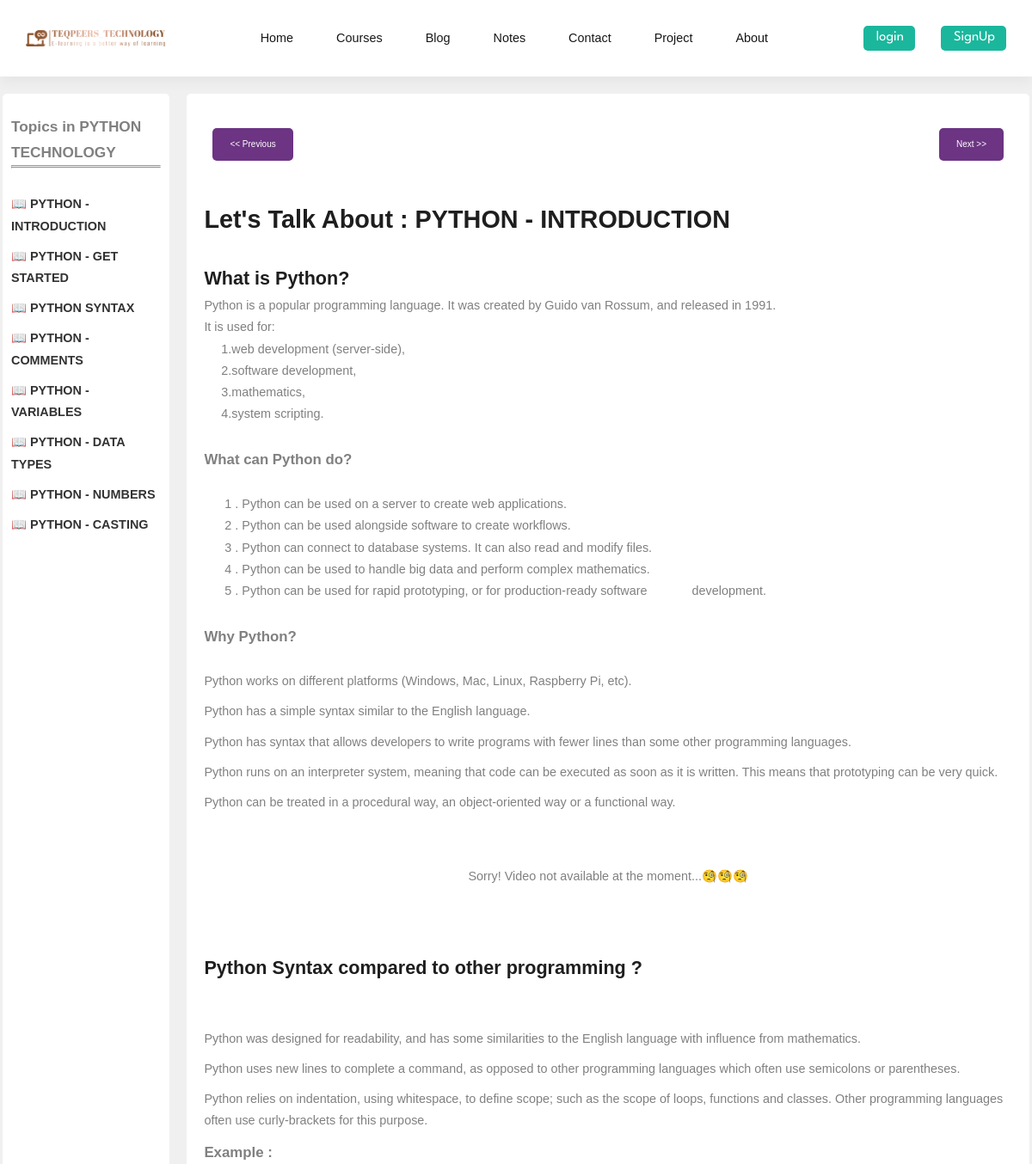
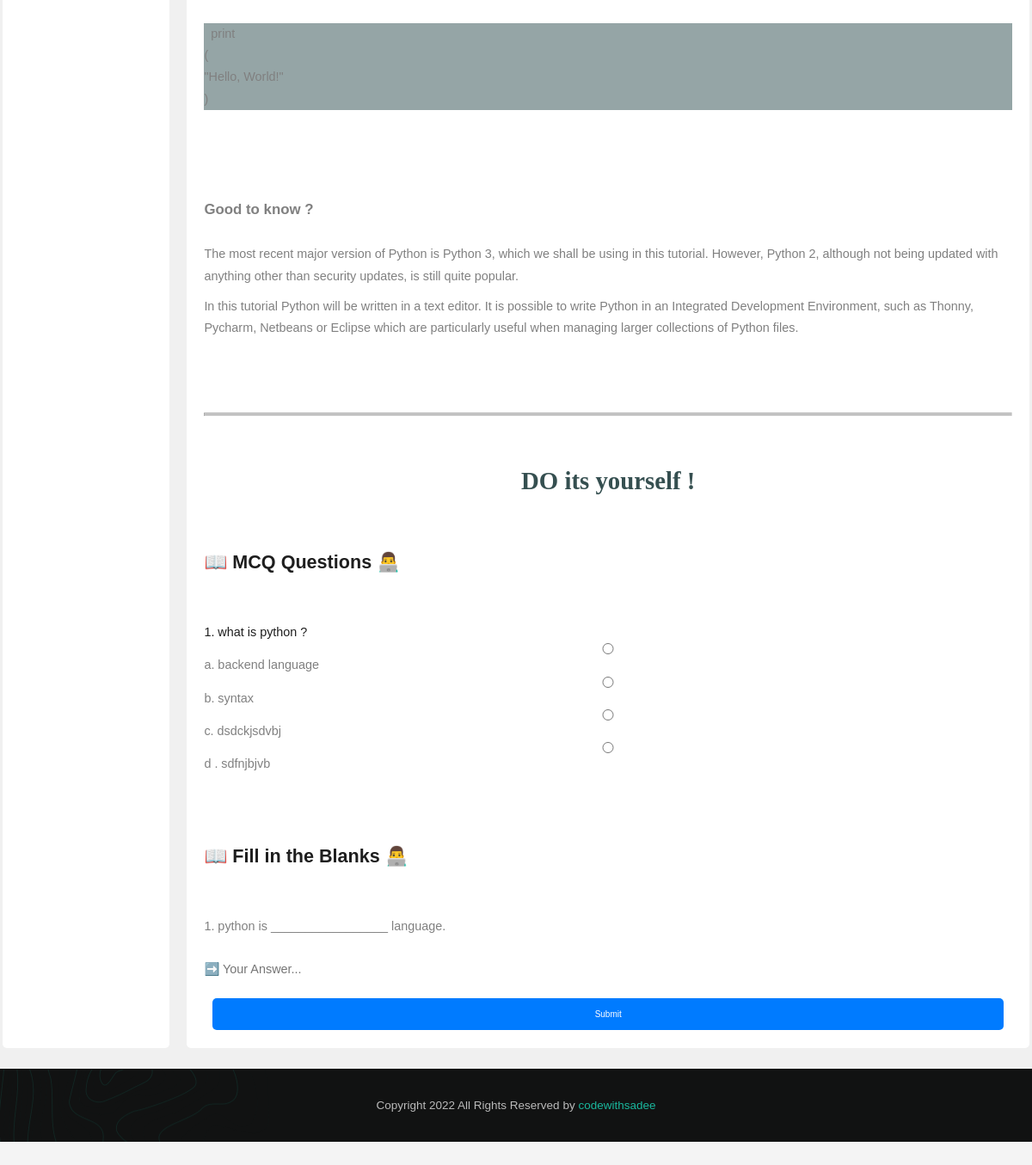
The app's page /course/card/3/ with its own data (2 pictures, top to bottom).
### Course_app/models.py (models this page shows, shortened)
class Card_list(models.Model):
    cad_id =models.AutoField(primary_key=True)
    User =models.ForeignKey(User, on_delete=models.CASCADE,null=False)
    title = models.CharField(max_length=200)  # Title of the card
    image = models.ImageField(upload_to='card_images/', blank=True, null=True)  # Optional image for card

class Topic(models.Model):
    top_id =models.AutoField(primary_key=True)
    Chapter_title= models.CharField(max_length=200)
    card_list = models.ForeignKey(Card_list, related_name='topics', on_delete=models.CASCADE)  # Foreignkey to Card

class TopicDetail(models.Model):
    top_detail_id =models.AutoField(primary_key=True)
    topic = models.OneToOneField(Topic, related_name='detail', on_delete=models.CASCADE)  # One-to-One relationship with Topic
    content = models.TextField(blank=True, null=True)
    url = models.URLField(default="",max_length=250,blank=True, null=True)
    image = models.ImageField(upload_to='card_images/', blank=True, null=True)
    t1 =models.CharField(max_length=50,blank=True, null=True)
    content_t1 = models.TextField(blank=True, null=True)
    code_t1 = models.TextField(blank=True, null=True)

class MCQ(models.Model):
    question = models.CharField(max_length=300)
    option_1 = models.CharField(max_length=100)
    option_2 = models.CharField(max_length=100)
    option_3 = models.CharField(max_length=100)
    option_4 = models.CharField(max_length=100)
    correct_option = models.CharField(max_length=100)  # Store the correct answer
    topic_detail = models.ForeignKey(TopicDetail, related_name='mcqs', on_delete=models.CASCADE)

class FillInTheBlank(models.Model):
    question = models.CharField(max_length=300)  # Question with a blank
    answer = models.CharField(max_length=100)  # Correct answer
    topic_detail = models.ForeignKey(TopicDetail, related_name='fill_blanks', on_delete=models.CASCADE)

### Course_app/views.py (the view, shortened to what this page needs)
# urls.py: path('card/<int:card_id>/', views.topic_detail_view, name='topic_list'),  # URL for topics of a card
def topic_detail_view(request, card_id, topic_id=None):
    card = get_object_or_404(Card_list, pk=card_id)
    topics = Topic.objects.filter(card_list=card)
    selected_topic = get_object_or_404(Topic, pk=topic_id) if topic_id else topics.first()
    topic_detail = selected_topic.detail
    mcqs = MCQ.objects.filter(topic_detail=topic_detail)
    fill_blanks = FillInTheBlank.objects.filter(topic_detail=topic_detail)
    return render(request, 'Courses/Course_detail_page.html', {
        'card': card,
        'topics': topics,
        'selected_topic': selected_topic,
        'mcqs': mcqs,
        'fill_blanks': fill_blanks,
    })

### Templates/Courses/Course_detail_page.html (shortened to what this page needs)
{% extends 'base.html' %}
{% block body %}
{% load static %}
<main_sidebar>
    <div id="container">
        <div id="sidebar">
            <h2>Topics in {{ card.title }} </h2>
            <hr>
            <hr>
            <ul>
                {% for topic in topics %}
                <li>
                    <a href="{% url 'topic_detail' card_id=card.cad_id topic_id=topic.top_id %}">📖
                        {{topic.Chapter_title }}</a>
                </li>
                {% empty %}
                <li>No topics available for this course.</li>
                {% endfor %}
            </ul>
        </div>
        <div id="content">
            <button id="button" style="float: right;">Next >></button>
            <button id="button" style="float: left;">
                << Previous</button>
                    <br>
                    <br>
                    <br>
                    <br>
                    <h1> Let's Talk About : {{ selected_topic.Chapter_title }}</h1><br>
                    <p>{{ selected_topic.detail.content |safe }}</p><br>
                    {% if video_url %}
                    <div class="video_container">
                        <div class="media-container">
                            <div class="media-center">
                                <iframe width="560" height="315"
                                    src="https://www.youtube.com/embed/qARXCXvQXKY?si=GidNleiBiOhUKkUW"
                                    title="YouTube video player" frameborder="0"
                                    allow="accelerometer; autoplay; clipboard-write; encrypted-media; gyroscope; picture-in-picture; web-share"
 allowfullscreen></iframe>
                            </div>
                        </div>
                    </div><br><br><br>
                    {% else %}
                    <p style="text-align: center;">Sorry! Video not available at the moment...🧐🧐🧐</p>
                    {% endif %} <br><br>
                    <br>
                    <h2> {{ selected_topic.detail.t1 }}</h2><br><br>
                    <p>{{ selected_topic.detail.content_t1 |safe }}</p><br><br>
                    <p>{{ selected_topic.detail.code_t1 |safe }}</p><br><hr><hr> <br><br>
                    <div class="Assesments">
                       <h1 style="text-align: center;color: #354f50;font-family: Cambria, Cochin, Georgia, Times, 'Times New Roman', serif;">DO its yourself ! </h1>
                   </div><br><br>
                          <form method="POST">
                              <h2> 📖  MCQ Questions 👨‍💻 </h2><br><br>
                              {% for mcq in mcqs %}
                              <p style="color: rgb(30, 30, 30);">{{ mcq.question |safe }}</p>
                              <label><input type="radio" name="mcq_{{ mcq.id }}" value="{{ mcq.option_1 }}"> {{ mcq.option_1 |safe}}</label><br>
                              <label><input type="radio" name="mcq_{{ mcq.id }}" value="{{ mcq.option_2 }}"> {{ mcq.option_2 |safe}}</label><br>
                              <label><input type="radio" name="mcq_{{ mcq.id }}" value="{{ mcq.option_3 }}"> {{ mcq.option_3 |safe}}</label><br>
                              <label><input type="radio" name="mcq_{{ mcq.id }}" value="{{ mcq.option_4 }}"> {{ mcq.option_4 |safe}}</label><br>
                              {% endfor %} <br><br><br>
                              <h2> 📖 Fill in the Blanks 👨‍💻</h2> <br><br>
                              {% for fb in fill_blanks %}
                              <p>{{ fb.question |safe}}</p><br>
                              <input type="text" name="fill_{{ fb.id }}" placeholder="➡️ Your Answer..." autocomplete="False">
                              {% endfor %}
                              <div class="button-container">
                                <button type="submit">Submit</button>
                            </div>
                          </form>
        </div>
    </div>
</main_sidebar>
{% endblock %}

### Templates/base.html (shortened to what this page needs)
<!DOCTYPE html>
<html lang="en">
{% load static %}
<head>
    <link rel="stylesheet" href="{% static 'Css_file/style.css' %}"/>
    <link rel="stylesheet" href="{% static 'Css_file/testomonial.css' %}">
    <link rel="stylesheet" href="{% static 'Css_file/message.css' %}">
</head>
<body id="top">
    <header class="header" data-header>
        <div class="container">
            <a href="#" class="logo">
                <img src="{% static 'Team_leader/logo-background.png' %}" width="162" height="50" alt="Teqpeers technology logo"> </a>
            <nav class="navbar" data-navbar>
                <ul class="navbar-list">
                    <li class="navbar-item">
                        <a href="/" class="navbar-link" data-nav-link>Home</a>
                    </li>
                    <li class="navbar-item">
                        <a href="/course/" class="navbar-link" data-nav-link>Courses</a>
                    </li>
                    <li class="navbar-item">
                        <a href="/blogs/" class="navbar-link" data-nav-link>Blog</a>
                    </li>
                    <li class="navbar-item">
                        <a href="/course-items/notes/" class="navbar-link" data-nav-link>Notes</a>
                    </li>
                    <li class="navbar-item">
                        <a href="/Contact/" class="navbar-link" data-nav-link>Contact</a>
                    </li>
                    <li class="navbar-item">
                        <a href="/course-items/project/" class="navbar-link" data-nav-link>Project</a>
                    </li>
                    <li class="navbar-item">
                        <a href="/about/" class="navbar-link" data-nav-link>About</a>
                    </li>
                </ul>
            </nav>
            <div class="header-actions">
                {% if user.is_authenticated %}
                <a href="/user/logout/" class="btn has-before">
                    <span class="span">logout</span>
                </a>
                {% else %}
                <a href="/user/login/" class="btn has-before">
                    <span class="span">login</span>
                </a>
                <a href="/user/signup/" class="btn has-before">
                    <span class="span">SignUp</span>
                </a>
                {% endif %}
            </div>
        </div>
    </header>
    {% block body %}
    {% endblock body %}
    <footer class="footer" style="background-image: url('{% static 'Images_folder/footer-bg.png' %}')">
        <div class="footer-bottom">
            <div class="container">
                <p class="copyright">
                    Copyright 2022 All Rights Reserved by <a href="#" class="copyright-link">codewithsadee</a>
                </p>
            </div>
        </div>
    </footer>
</body>
</html>

### Static/Css_file/testomonial.css (style rules this page uses)
* { margin: 0; padding: 0; box-sizing: border-box; }
body { font-family: Arial, sans-serif; background-color: #f4f4f4; }

### Templates/Courses/Course_detail_page.html (style rules this page uses)
main_sidebar { font-family: sans-serif; margin: 0; padding: 0; display: flex; background-color: #f0f0f0; }
#container { display: flex; width: 100%; margin: 106px 0 21px 0px; padding: 3px; }
#sidebar h2 { margin-top: 13px; font-size: larger; }
#sidebar ul { list-style: none; padding-top: 29px; }
#sidebar li { margin-bottom: 10px; }
#sidebar a { text-decoration: none; color: #333; font-weight: bold; }
#content { background-color: #fff; padding: 40px; flex-grow: 1; border-radius: 5px; }
#content h1, #content h2 { margin-top: 0; color: #1e1e1e; }
#content li { margin-bottom: 10px; }
#button { display: inline-block; background-color: #6c3483; color: #fff; padding: 10px 20px; border-radius: 5px; text-decoration: none; margin-top: 20px; }
#sidebar { background-color: #fff; padding: 10px; width: 35rem; margin-right: 20px; border-radius: 5px; max-height: 82vh; overflow-y: auto; }
#content { background-color: #fff; padding: 20px; flex-grow: 1; border-radius: 5px; max-height: 82vh; overflow-y: auto; }
.button-container button { margin-top: 20px; }
.button-container button { text-decoration: none; width:100%; padding: 10px 20px; background-color: #007bff; color: white; border-radius: 5px; }

### records on screen
Card_list: title "PYTHON TECHNOLOGY"
Topic: Chapter_title "PYTHON - INTRODUCTION", detail.content "What is Python? Python is a popular programming language. It was created by Guido van Rossum, and released in 1991. It is used for: 1.web development (server-side), 2.software development, 3.mathematics, 4.system scripting. What can Python do? 1 . Python can be used on a server to create web applications. 2 . Python can be used alongside software to create workflows. 3 . Python can connect to database systems. It can also read and modify files. 4 . Python can be used to handle big data and perform complex mathematics. 5 . Python can be used for rapid prototyping, or for production-ready software development. Why Python? Python works on different platforms (Windows, Mac, Linux, Raspberry Pi,…", detail.t1 "Python Syntax compared to other programming ?", detail.content_t1 "Python was designed for readability, and has some similarities to the English language with influence from mathematics. Python uses new lines to complete a command, as opposed to other programming languages which often use semicolons or parentheses. Python relies on indentation, using whitespace, to define scope; such as the scope of loops, functions and classes. Other programming languages often use curly-brackets for this purpose. Example : print ( \"Hello, World!\" )", detail.code_t1 "Good to know ? The most recent major version of Python is Python 3, which we shall be using in this tutorial. However, Python 2, although not being updated with anything other than security updates, is still quite popular. In this tutorial Python will be written in a text editor. It is possible to write Python in an Integrated Development Environment, such as Thonny, Pycharm, Netbeans or Eclipse which are particularly useful when managing larger collections of Python files."
Topic: Chapter_title "PYTHON - GET STARTED"
Topic: Chapter_title "PYTHON SYNTAX"
Topic: Chapter_title "PYTHON - COMMENTS"
Topic: Chapter_title "PYTHON - VARIABLES"
Topic: Chapter_title "PYTHON - DATA TYPES"
Topic: Chapter_title "PYTHON - NUMBERS"
Topic: Chapter_title "PYTHON - CASTING"
MCQ: question "1. what is python ?", option_1 "a. backend language", option_2 "b. syntax", option_3 "c. dsdckjsdvbj", option_4 "d . sdfnjbjvb"
FillInTheBlank: question "1. python is _________________ language."
